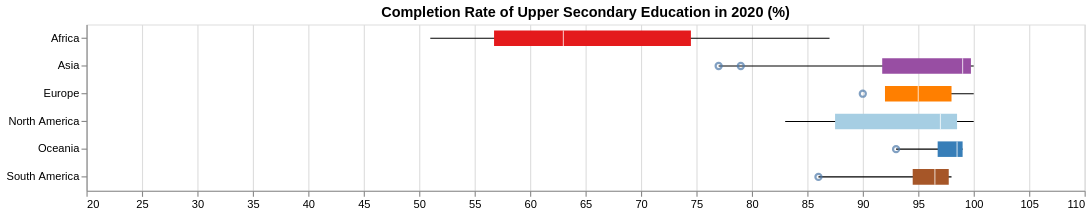

Express this chart as Vega-Lite.
### Vega-Lite specification from a JSON file in a GitHub repository (floating-point values rounded to 4 significant figures)
{"$schema": "https://vega.github.io/schema/vega-lite/v5.json", "title": "Completion Rate of Upper Secondary Education in 2020 (%)", "width": 900, "height": 150, "data": {"values": [{"Species": "Africa", "lower": 51, "q1": 56.75, "median": 63, "q3": 74.5, "upper": 87, "outliers": []}, {"Species": "Asia", "lower": 77, "q1": 91.75, "median": 99, "q3": 99.75, "upper": 100, "outliers": [77, 79]}, {"Species": "Europe", "lower": 93, "q1": 92, "median": 95, "q3": 98, "upper": 100, "outliers": [90]}, {"Species": "North America", "lower": 83, "q1": 87.5, "median": 97, "q3": 98.5, "upper": 100, "outliers": []}, {"Species": "Oceania", "lower": 93, "q1": 96.75, "median": 98.5, "q3": 99, "upper": 99, "outliers": [93]}, {"Species": "South America", "lower": 86, "q1": 94.5, "median": 96.5, "q3": 97.75, "upper": 98, "outliers": [86]}]}, "encoding": {"y": {"field": "Species", "type": "nominal", "title": null}, "tooltip": [{"field": "Species", "type": "nominal", "title": "Country"}, {"field": "lower", "type": "quantitative", "title": "Minimum"}, {"field": "q1", "type": "quantitative", "format": ",.2f", "title": "Q1"}, {"field": "median", "type": "quantitative", "format": ",.2f", "title": "Median"}, {"field": "q3", "type": "quantitative", "format": ",.2f", "title": "Q3"}, {"field": "upper", "type": "quantitative", "title": "Maximum"}]}, "layer": [{"mark": {"type": "rule"}, "encoding": {"x": {"field": "lower", "type": "quantitative", "scale": {"domain": [25, 105]}, "title": null}, "x2": {"field": "upper"}}}, {"mark": {"type": "bar", "size": 14}, "encoding": {"x": {"field": "q1", "type": "quantitative"}, "x2": {"field": "q3"}, "color": {"field": "Species", "type": "nominal", "legend": null, "scale": {"range": ["#e41a1c", "#984ea3", "#ff7f00", "#a6cee3", "#377eb8", "#a65628"]}}}}, {"mark": {"type": "tick", "color": "white", "size": 14}, "encoding": {"x": {"field": "median", "type": "quantitative"}}}, {"transform": [{"flatten": ["outliers"]}], "mark": {"type": "point", "style": "boxplot-outliers"}, "encoding": {"x": {"field": "outliers", "type": "quantitative"}}}]}
